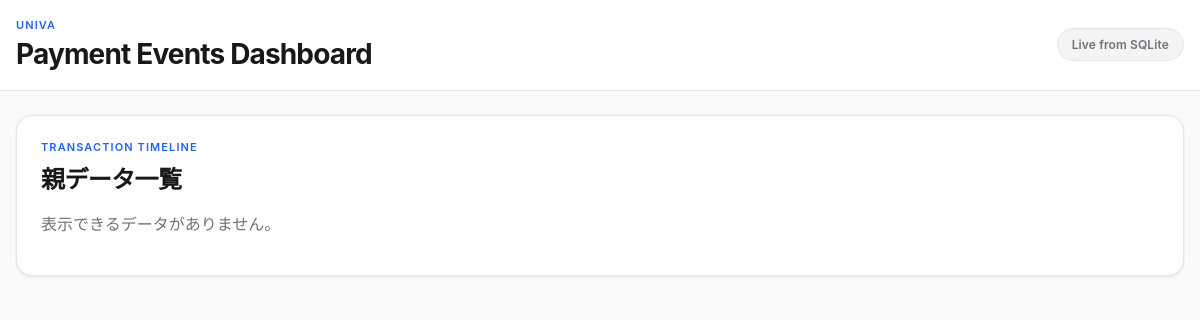
/, run on an earlier commit of the app's database.
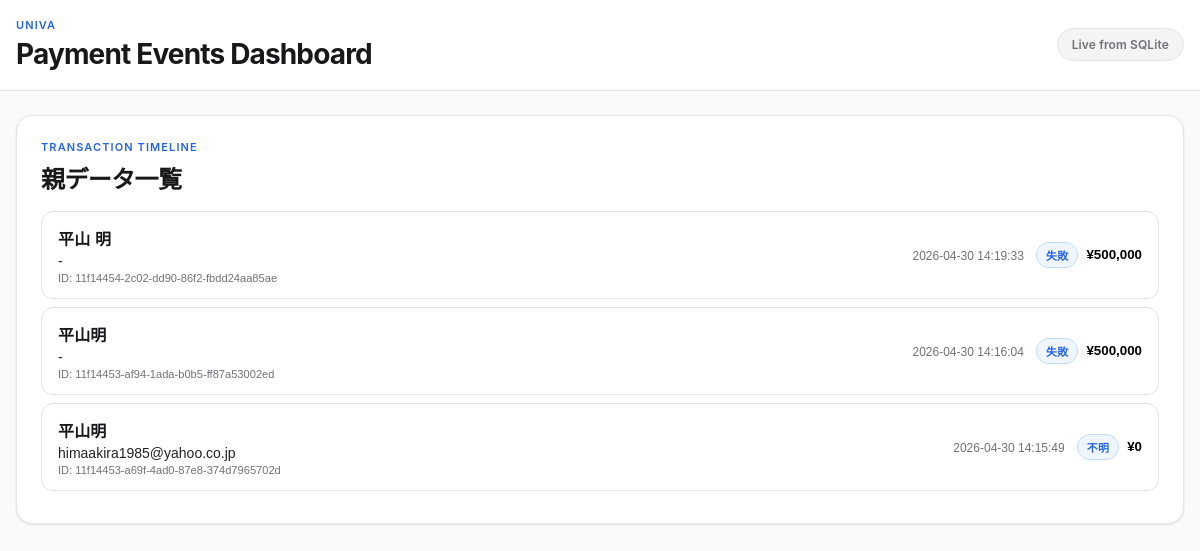
And on a later commit of the database.
### tables this page shows
CREATE TABLE transactions (
            transaction_id TEXT PRIMARY KEY,
            amount INTEGER,
            email TEXT,
            payer_name TEXT,
            current_status TEXT NOT NULL,
            first_seen_at TEXT NOT NULL,
            last_seen_at TEXT NOT NULL,
            last_event_at TEXT,
            created_at TEXT NOT NULL,
            updated_at TEXT NOT NULL
        );

### index.php (the view, shortened to what this page needs)
<?php
function h(?string $value): string
{
    return htmlspecialchars((string)$value, ENT_QUOTES, 'UTF-8');
}
function to_japanese_status(?string $status): ?string
{
    $normalized = strtolower(trim($status));
    $map = [
        'pending' => '処理待ち',
        'awaiting' => '処理待ち',
        'unverified' => '未確認',
        'verified' => '確認済み',
        'processing' => '処理中',
        'captured' => '売上確定',
        'succeeded' => '成功',
        'failed' => '失敗',
        'error' => 'エラー',
        'canceled' => 'キャンセル',
        'cancelled' => 'キャンセル',
        'refunded' => '返金済み',
        'chargeback' => 'チャージバック',
        'unknown' => '不明',
    ];
    return $map[$normalized] ?? $status;
}
$transactions = [];
$error = null;
try {
    $pdo = new PDO('sqlite:' . DB_FILE);
    $pdo->setAttribute(PDO::ATTR_ERRMODE, PDO::ERRMODE_EXCEPTION);
    $transactionsStmt = $pdo->query(
        'SELECT transaction_id, amount, email, payer_name, current_status, first_seen_at, last_seen_at, last_event_at
         FROM transactions
         ORDER BY last_seen_at DESC, first_seen_at DESC'
    );
    $transactions = $transactionsStmt->fetchAll(PDO::FETCH_ASSOC);
} catch (Throwable $e) {
    $error = 'DBの読み込みに失敗しました。';
}
include __DIR__ . '/header.php';
?>
<section class="panel table-panel">
    <p class="eyebrow">Transaction Timeline</p>
    <h2 class="section-title">親データ一覧</h2>
    <?php if ($error !== null): ?>
        <p class="empty"><?= h($error) ?></p>
    <?php elseif (count($transactions) === 0): ?>
        <p class="empty">表示できるデータがありません。</p>
    <?php else: ?>
        <ul class="tx-list" aria-label="transactions">
            <?php foreach ($transactions as $tx): ?>
                <li class="tx-item">
                    <button class="tx-parent" type="button" aria-expanded="false">
                        <span class="tx-main">
                            <strong class="tx-name"><?= h($tx['payer_name'] ?? '-') ?></strong>
                            <small class="tx-email"><?= h($tx['email'] ?? '-') ?></small>
                            <small class="tx-id">ID: <?= h($tx['transaction_id']) ?></small>
                        </span>
                        <span class="tx-meta">
                            <small class="tx-event-date"><?= h($tx['last_event_at'] ?: $tx['last_seen_at']) ?></small>
                            <em class="status status-<?= h((string)$tx['current_status']) ?>"><?= h(to_japanese_status($tx['current_status']) ?? '不明') ?></em>
                            <b>¥<?= number_format((int)($tx['amount'] ?? 0)) ?></b>
                        </span>
                    </button>
                </li>
            <?php endforeach; ?>
        </ul>
    <?php endif; ?>
</section>
<?php include __DIR__ . '/footer.php';

### header.php (shortened to what this page needs)
<!doctype html>
<html lang="ja">
<head>
    <link rel="stylesheet" href="style/style.css?v=<?= time() ?>">
</head>
<body>
<div class="app-shell">
    <header class="site-header">
        <div class="container header-inner">
            <div>
                <p class="eyebrow">Univa</p>
                <h1 class="site-title">Payment Events Dashboard</h1>
            </div>
            <span class="header-badge">Live from SQLite</span>
        </div>
    </header>
    <main class="main-content">

### footer.php (shortened to what this page needs)
    </main>
</div>
</body>
</html>

### style/style.css (style rules this page uses)
:root { --bg: #f9fafb; --panel: #ffffff; --panel-soft: #f4f4f5; --line: #e4e4e7; --line-strong: #d4d4d8; --text: #18181b; --muted: #71717a; --accent: #2563eb; --accent-soft: #eff6ff; --accent-border: #bfdbfe; --shadow-sm: 0 1px 2px rgba(0, 0, 0, 0.04); --shadow: 0 1px 3px rgba(0, 0, 0, 0.06), 0 1px 2px rgba(0, 0, 0, 0.04); --shadow-md: 0 4px 12px rgba(0, 0, 0, 0.06); --radius-sm: 8px; --radius: 12px; --radius-lg: 16px; }
* { box-sizing: border-box; }
body { margin: 0; font-family: -apple-system, BlinkMacSystemFont, "Segoe UI", "Hiragino Sans", "Hiragino Kaku Gothic ProN", "Yu Gothic", Meiryo, sans-serif; color: var(--text); background: var(--bg); -webkit-font-smoothing: antialiased; }
.container { width: min(1200px, calc(100% - 32px)); margin: 0 auto; }
.app-shell { min-height: 100vh; display: flex; flex-direction: column; }
.site-header { background: rgba(255, 255, 255, 0.9); backdrop-filter: blur(12px); -webkit-backdrop-filter: blur(12px); border-bottom: 1px solid var(--line); position: sticky; top: 0; z-index: 10; }
.header-inner { display: flex; justify-content: space-between; align-items: center; gap: 16px; padding: 18px 0; }
.eyebrow { margin: 0 0 6px; color: var(--accent); font-size: 11px; font-weight: 600; letter-spacing: 0.1em; text-transform: uppercase; }
.site-title { margin: 0; font-size: clamp(20px, 2.6vw, 28px); font-weight: 700; letter-spacing: -0.03em; line-height: 1.2; }
.header-badge { background: var(--panel-soft); color: var(--muted); border: 1px solid var(--line); padding: 8px 14px; border-radius: 999px; font-size: 12px; font-weight: 600; white-space: nowrap; letter-spacing: 0.01em; }
.main-content { width: min(1200px, calc(100% - 32px)); padding: 24px 0 48px; flex: 1; margin: auto; }
.panel { background: var(--panel); border: 1px solid var(--line); border-radius: var(--radius-lg); box-shadow: var(--shadow); margin-bottom: 16px; }
.search-panel, .table-panel, .message-panel, .summary-panel { padding: 24px; }
.section-title { margin: 0 0 16px; font-size: clamp(18px, 2vw, 24px); font-weight: 700; letter-spacing: -0.025em; }
.tx-list, .tx-children ul { list-style: none; margin: 0; padding: 0; }
.tx-item { border: 1px solid var(--line); border-radius: var(--radius); margin-bottom: 8px; background: var(--panel); overflow: hidden; transition: border-color 0.15s ease; }
.tx-parent { width: 100%; border: 0; background: transparent; padding: 14px 16px; display: flex; justify-content: space-between; align-items: center; gap: 12px; cursor: pointer; text-align: left; }
.tx-parent small { display: block; margin-top: 3px; }
.tx-main { min-width: 0; }
.tx-name { display: block; font-size: 16px; font-weight: 800; color: var(--text); letter-spacing: 0.01em; }
.tx-email { display: block; font-size: 14px; color: var(--text); opacity: 0.95; }
.tx-id { display: block; color: var(--muted); }
.tx-event-date { color: var(--muted); font-size: 12px; margin-right: 4px; }
.tx-meta { display: flex; align-items: center; gap: 8px; }
.status { display: inline-flex; font-style: normal; font-size: 11px; font-weight: 600; padding: 4px 9px; border-radius: 999px; background: var(--accent-soft); color: var(--accent); border: 1px solid var(--accent-border); letter-spacing: 0.02em; }
.event-item small, .event-item time, .empty { color: var(--muted); }

What changed in the data, as far as the page shows it:
added transactions: payer_name "平山 明", email "-", transaction_id "11f14454-2c02-dd90-86f2-fbdd24aa85ae", last_event_at "2026-04-30 14:19:33", current_status "失敗", amount "500,000"
added transactions: payer_name "平山明", email "-", transaction_id "11f14453-af94-1ada-b0b5-ff87a53002ed", last_event_at "2026-04-30 14:16:04", current_status "失敗", amount "500,000"
added transactions: payer_name "平山明", email "himaakira1985@yahoo.co.jp", transaction_id "11f14453-a69f-4ad0-87e8-374d7965702d", last_event_at "2026-04-30 14:15:49", current_status "不明", amount "0"
Also different on the page:
text no longer shown: "表示できるデータがありません。"
